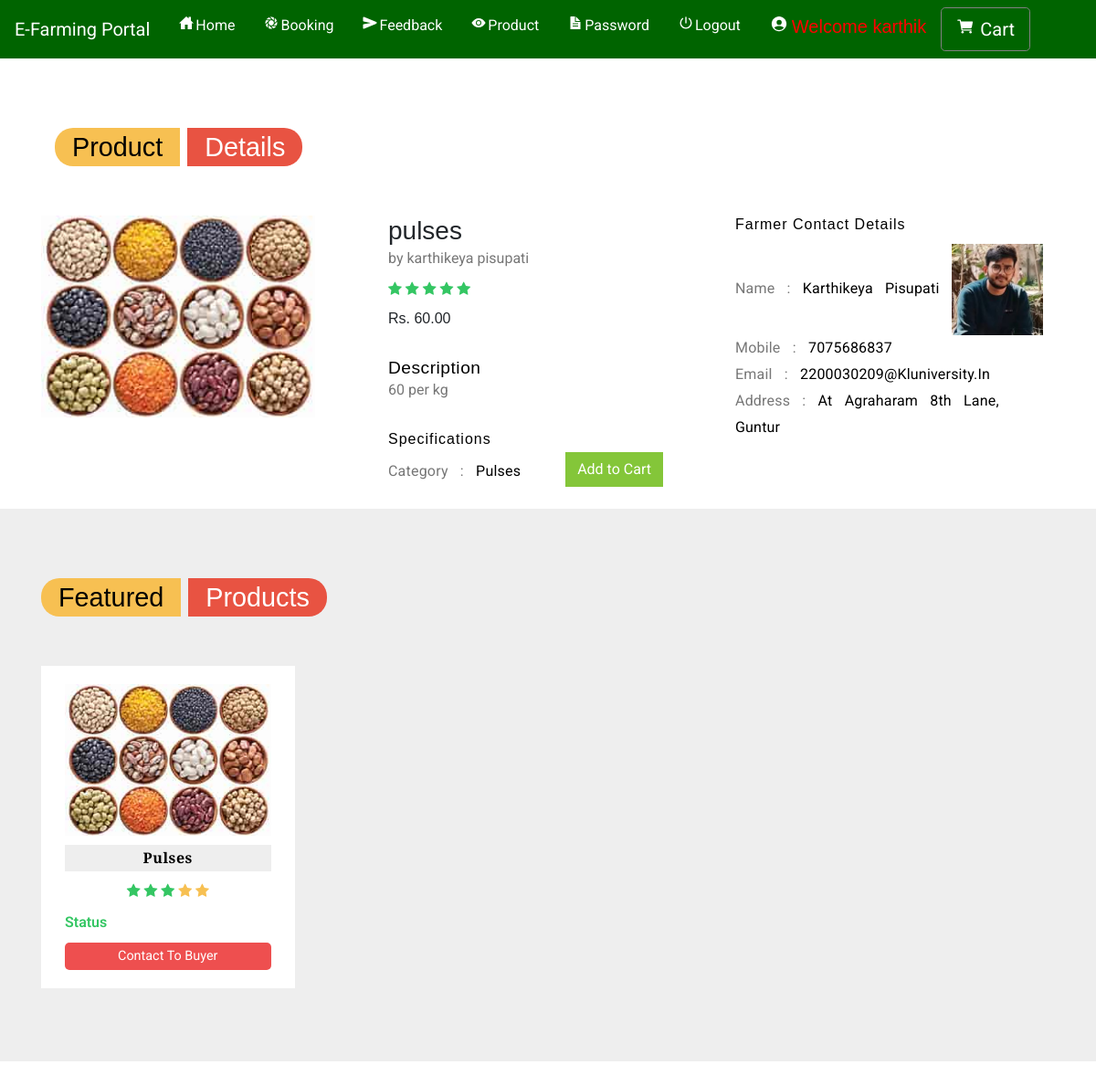
Screenshot of /product_detail/5 (signed in) with the database file from the repository.
### farmerapp/models.py (models this page shows, shortened)
class Product(models.Model):
    user = models.ForeignKey(User, on_delete=models.CASCADE, null=True)
    category = models.ForeignKey(Category, on_delete=models.CASCADE, null=True)
    image = models.FileField(null=True)
    name = models.CharField(max_length=30, null=True)
    price = models.IntegerField(null=True)
    desc = models.TextField(null=True)

class Category(models.Model):
    name = models.CharField(max_length=30, null=True)

class Profile(models.Model):
    user = models.ForeignKey(User, on_delete=models.CASCADE, null=True)
    dob = models.DateField(null=True)
    city = models.CharField(max_length=30, null=True)
    address = models.CharField(max_length=50, null=True)
    contact = models.CharField(max_length=10, null=True)
    user_type = models.CharField(max_length=10, null=True)
    status =  models.CharField(max_length=30, null=True, default="Pending")
    image = models.FileField(null=True)

### farmerapp/views.py (the view)
# urls.py: path('product_detail/<int:pid>', product_detail, name='product_detail'),
def product_detail(request, pid):
    if not request.user.is_authenticated:
        return redirect('login')
    data = Product.objects.get(id=pid)
    data1 = Profile.objects.get(user=request.user)
    latest = Product.objects.filter(category=data.category).exclude(user=request.user).order_by('-id')[:4]
    return render(request, 'product_detail.html', {'data': data,'data1':data1, 'latest': latest})

### farmerapp/templates/product_detail.html (shortened to what this page needs)
{% extends 'navigation.html' %}
{% load static %}
{% load custom_tags %}
{% block body %}
<link rel = stylesheet href="https://cdn.datatables.net/1.10.23/css/dataTables.bootstrap.min.css">
  <link href="{% static 'raw/css/shop.css' %}" type="text/css" rel="stylesheet" media="all">
  <link href="{% static 'raw/css/style.css' %}" type="text/css" rel="stylesheet" media="all">
  <link href="{% static 'raw/css/checkout.css' %}" type="text/css" rel="stylesheet" media="all">
  <link href="{% static 'raw/css/font-awesome.css' %}" rel="stylesheet">
<div class="innerf-pages section">
    <div class="container">
  <div class="container">
    <h4 class="rad-txt">
        <span class="abtxt1">Product</span>
        <span class="abtext"> Details</span>
    </h4>
</div>
<div class="row">
      <div class="col-md-4">
            <div class="grid images_3_of_2">
                <div class="flexslider1">
                    <ul class="slides">
                        <li data-thumb="{{data.image.url}}">
                            <div class="thumb-image">
                                <img src="{{data.image.url}}" width="300" data-imagezoom="true" alt=" " class="img-responsive"> </div>
                        </li>
                    </ul>
                </div>
            </div>
        </div>
        <div class="col-md-8">
            <div class="row">
                <div class="col-md-6">
                <h3>{{data.name}}
                </h3>
            <p>by {{data.user.first_name}} {{data.user.last_name}}
            </p>
            <div class="caption">
                <ul class="rating-single">
                    <li>
                        <a href="#">
                            <span class="fa fa-star yellow-star" aria-hidden="true"></span>
                        </a>
                    </li>
                    <li>
                        <a href="#">
                            <span class="fa fa-star yellow-star" aria-hidden="true"></span>
                        </a>
                    </li>
                    <li>
                        <a href="#">
                            <span class="fa fa-star yellow-star" aria-hidden="true"></span>
                        </a>
                    </li>
                    <li>
                        <a href="#">
                            <span class="fa fa-star yellow-star" aria-hidden="true"></span>
                        </a>
                    </li>
                    <li>
                        <a href="#">
                            <span class="fa fa-star yellow-star" aria-hidden="true"></span>
                        </a>
                    </li>
                </ul>
                <div class="clearfix"> </div>
                <h6>
                    Rs. {{data.price}}.00</h6>
            </div>
            <div class="desc_single">
                <h5>Description</h5>
                <p>{{data.desc}}</p>
            </div>
                <div class="occasional">
                    <h5>Specifications</h5>
                    <ul class="single_specific">
                        <li>
                            <span>Category :</span> {{data.category.name}}</li>
                    </ul>
                </div>
                <br>
                <form align="center" action="{% url 'add_cart' data.id %}" method="post">
                    <button type="submit" class="btn btn-primary">Add to Cart</button>
                </form>
            </div>
            <div class="col-md-6">
                <div class="occasional">
                    <h5>Farmer Contact Details</h5>
                    <ul class="single_specific">
                        {% if data.user.is_staff %}
                            <li>
                                <span>Product uploaded by admin</span>
                            </li>
                        {% else %}
                        <li>
                            <span>Name :</span> {{data.user.first_name}} {{data.user.last_name}}
                            <img  src="{{data.user.profile_set.all.0.image.url}}" style="width:100px">
                        </li>
                        <li>
                            <span>Mobile :</span> {{data.user.profile_set.all.0.contact}}</li>
                        <li>
                            <span>Email :</span> {{data.user.email}}</li>
                        <li>
                            <span>Address :</span> {{data.user.profile_set.all.0.address}}, {{data.user.profile_set.all.0.city}}</li>
                      {% endif %}
                    </ul>
                </div>
            </div>
        </div>
        </div>
        </div>
</div>
<br>
<div class="section singlep_btm">
    <div class="container">
        <div class="new_arrivals">
            <h4 class="rad-txt">
                <span class="abtxt1">featured</span>
                <span class="abtext"> products</span>
            </h4>
            {% for i in latest %}
                    <div class="col-md-3 product-men">
                        <div class="product-chr-info chr">
                            <div class="thumbnail">
                                <a href="{% url 'product_detail' i.id %}">
                                    <img src="{{i.image.url}}" alt="">
                                </a>
                            </div>
                            <div class="caption">
                                <h4>{{i.name}}</h4>
                                <div class="matrlf-mid">
                                    <ul class="rating">
                                        <li>
                                            <a href="#">
                                                <span class="fa fa-star yellow-star" aria-hidden="true"></span>
                                            </a>
                                        </li>
                                        <li>
                                            <a href="#">
                                                <span class="fa fa-star yellow-star" aria-hidden="true"></span>
                                            </a>
                                        </li>
                                        <li>
                                            <a href="#">
                                                <span class="fa fa-star yellow-star" aria-hidden="true"></span>
                                            </a>
                                        </li>
                                        <li>
                                            <a href="#">
                                                <span class="fa fa-star gray-star" aria-hidden="true"></span>
                                            </a>
                                        </li>
                                        <li>
                                            <a href="#">
                                                <span class="fa fa-star gray-star" aria-hidden="true"></span>
                                            </a>
                                        </li>
                                    </ul>
                                    <ul class="price-list">
                                        <li>Status</li>
                                    </ul>
                                </div>
                                <a href="{% url 'product_detail' i.id %}">
                                    <button class="chr-cart pchr-cart">Contact to buyer
                                    </button>
                                </a>
                            </div>
                        </div>
                    </div>
                    {% empty %}
                    <h4>No Any Product Available</h4>
                    {% endfor %}
        </div>
    </div>
</div>
{% endblock %}

### farmerapp/static/raw/css/shop.css (style rules this page uses)
.thumbnail { padding: 0; border: none; margin-bottom: 10px; }
.product-men { padding: 0 6px; }
.product-chr-info { padding: 20px; -webkit-transition: .5s all; -moz-transition: .5s all; transition: .5s all; }
ul.rating li { display: inline; }
ul.price-list li { display: inline-block; color: #000; font-size: 1em; }
ul.price-list li:first-child { font-weight: 600; color: #34c663; }
.product-chr-info .caption h4 { color: #000; text-transform: capitalize; font-size: 1em; letter-spacing: 0.5px; font-weight: 600; padding: 5px 10px; margin-bottom: 10px; background: #eee; text-align: center; }
.caption p, ul.rating { text-align: center; }
ul.price-list { padding-top: 10px; }
.btn { display: inline-block; }
.product-men img { width: 100%; }
button.chr-cart { font-size: 0.9em; color: #fff; border: none; width: 100%; border-radius: 5px; padding: 4px 15px; text-align: center; border-left: none !important; background: none; background: #ee4f4f; margin: 10px 0 0; text-decoration: none; text-transform: capitalize; outline: none; transition: 0.5s all; -webkit-transition: 0.5s all; -moz-transition: 0.5s all; -o-transition: 0.5s all; -ms-transition: 0.5s all; }
.rating-single { float: left; margin: 10px 0; }
ul.rating li a { color: #f7c052; }
span.fa.fa-star.yellow-star { color: #34c663; }
ul.rating-single li { display: inline-block; }
.occasional { float: left; }
.color-quality-right h5, .occasional h5 { color: #000; font-size: 16px; margin: 0 0 12px; letter-spacing: 1px; }
.desc_single { margin: 2em 0; }
.desc_single h5 { color: #000; font-size: 1.2em; letter-spacing: 0.5px; }
ul.single_specific li span { color: #777; }
ul.single_specific li { color: #000; font-size: 1em; text-transform: capitalize; word-spacing: 9px; letter-spacing: 0.2px; line-height: 1.8; }
.section.singlep_btm { background: #eee; }
.col-md-3.product-men { background: #fff; }

### farmerapp/static/raw/css/style.css (style rules this page uses)
body { margin: 0; font-family: 'Roboto', sans-serif; background: #fff; }
body a { transition: 0.5s all; -webkit-transition: 0.5s all; -moz-transition: 0.5s all; -o-transition: 0.5s all; -ms-transition: 0.5s all; text-decoration: none; outline: none; }
h1, h2, h3, h4, h5, h6 { margin: 0; font-family: 'Merriweather Sans', sans-serif; }
p { margin: 0; color: #777; font-size: 1em; line-height: 1.6; }
ul, label { margin: 0; padding: 0; }
ul { list-style-type: none; }
.section { padding: 5em 0; }
.rad-txt { color: #000; font-size: 1.8em; text-transform: capitalize; margin-bottom: 2em; }
h4.rad-txt span.abtxt1 { color: #000000; background: #f7c052; padding: 5px 19px; border-radius: 20px 0px 0 20px; }
span.abtext { color: #ffffff; background: #e85342; padding: 5px 19px; border-radius: 0 20px 20px 0; }
.thumbnail { padding: 0; border: none; }

### farmerapp/static/raw/css/checkout.css (style rules this page uses)
body a { transition: 0.5s all; -webkit-transition: 0.5s all; -o-transition: 0.5s all; -moz-transition: 0.5s all; -ms-transition: 0.5s all; }
.btn-primary { color: #fff; background-color: #84c639; border-color: #84c639; border-radius: 0; }

### farmerapp/templates/navigation.html (style rules this page uses)
* { box-sizing: border-box; }

### rows the page displays
Product: image (picture), name "pulses", user.first_name "karthikeya", user.last_name "pisupati", price "60", desc "60 per kg", category.name "Pulses", user.first_name "Karthikeya", user.last_name "Pisupati", user.profile_set.all.0.image (picture), user.profile_set.all.0.contact "7075686837", user.email "2200030209@kluniversity.in", user.profile_set.all.0.address "At Agraharam 8th Lane", user.profile_set.all.0.city "Guntur", name "Pulses"
